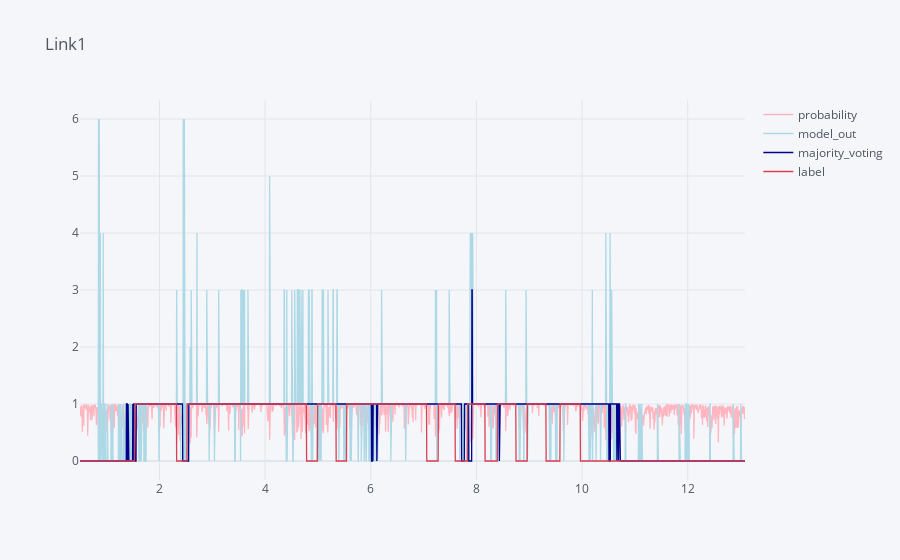

The code cell stored with this chart in its notebook:
### Markdown cell above
# Testing

### Code cell
# Load data and create training and testing sets
import plotly.express as px
import chart_studio.plotly as py
import plotly.graph_objs as go
from plotly.offline import iplot, init_notebook_mode
# Using plotly + cufflinks in offline mode
import cufflinks
cufflinks.go_offline(connected=True)
init_notebook_mode(connected=True)
from collections import Counter

def majority_voting_last_n(model_out, n):
    """
    Apply majority voting for each step considering the last `n` items.

    Args:
        model_out (pd.Series): Predicted classes for each step.
        n (int): Number of previous items (including the current one) to consider for voting.

    Returns:
        pd.Series: Smoothed predictions based on majority voting.
    """
    smoothed_predictions = model_out.copy()  # Copy to retain index
    for i in range(n, len(model_out), 1):
        # Define the window
        start_idx = i - n 
        end_idx = i  # Include the current item
        window = model_out.iloc[start_idx:end_idx]
        
        # Perform majority voting
        most_common = Counter(window).most_common(1)[0][0]
        smoothed_predictions.iloc[i-1] = most_common
    
    return smoothed_predictions


data_path, dof = (os.getcwd().replace('AIModels','') +'/dataset/franka_mindlab/labeled_data/', 7)
#data_path, dof = (os.getcwd().replace('AIModels','') +'/dataset/ur5/labeled_data/', 6)
data_path, dof = (os.getcwd().replace('AIModels','') +'/dataset/franka_main/labeled_data/', 7)

#dict_label = dict_label = {'link7': 6, 'link6':5, 'link5':4, 'link4':3, 'link3':2, 'link2':1, 'link1':0}
dict_label = {'link7': 7, 'link6':6, 'link5':5, 'link4':4, 'link3':3, 'link2':2, 'link1':1, 'no_contact': 0}

training_datasets = LoadDatasets(data_path, dict_label)
train_datasetloader = DataLoader(training_datasets, batch_size=1, shuffle=False)

# Initialize counters
total_samples_counter = 0
train_samples_counter = 0
master_dataset = []

n = 14 # Window size

model = models[1].eval()

# Iterate through the dataset
for trial_dataset_path, label in train_datasetloader:

    #if '9' in trial_dataset_path[0]:#and 'link4' in trial_dataset_path[0]:

        # Load the dataset for the trial
        data = LoadSeqDataset(file_path=trial_dataset_path[0], label=label[0], selected_features=selected_features[0:dof], seq_num=seq_num, gap=1)

        # Initialize df if not already done
        df = pd.DataFrame(columns=["time","label", "model_out", "probability", "majority_voting"])

        test_loader = DataLoader(data, batch_size=len(data), shuffle=False)

        # Iterate through the DataLoader
        for batch_idx, (seqs, labels) in enumerate(test_loader):
            # seqs: entire dataset's batch of sequences
            # labels: the corresponding labels for the sequences
            
            # Move sequences to device and ensure they are in the correct format
            seqs = seqs.float().to(device)  # Assuming sequences need to be in float and on the device
            
            # Perform the prediction in one go
            with torch.no_grad():
                predictions, probabilities = model.prediction(seqs)

            # Convert the tensors to numpy arrays or lists for faster assignment
            df['time'] = data.data.time[seq_num-1:-1]
            df['label'] = labels.cpu().numpy()  # If needed, move to CPU
            df['model_out'] = predictions.cpu().detach().numpy()  # Convert predictions to numpy
            df['probability'] = probabilities.cpu().detach().numpy()  # Convert probabilities to numpy
            df['majority_voting']= majority_voting_last_n(df['model_out'], n)

        # Plotting using Plotly (iplot)
        df.iplot(x = ['time'],y = ['probability','model_out','majority_voting', 'label'],colors=['lightpink', 'lightblue', 'darkblue','red'], title='Link' + str(labels.max().item()))
        break

### Figure 1 — Plotly figure (JSON) as saved in the notebook; plotly's stock layout.template omitted (floating-point values rounded to 4 significant figures; data arrays with more than 128 entries replaced by an {"elided": "..."} marker saying what was removed)
{"data": [{"line": {"color": "rgba(255, 182, 193, 1.0)", "dash": "solid", "shape": "linear", "width": 1.3}, "mode": "lines", "name": "probability", "text": "", "type": "scatter", "x": {"elided": "2519 float values"}, "y": {"elided": "2519 float values"}}, {"line": {"color": "rgba(173, 216, 230, 1.0)", "dash": "solid", "shape": "linear", "width": 1.3}, "mode": "lines", "name": "model_out", "text": "", "type": "scatter", "x": {"elided": "2519 float values"}, "y": {"elided": "2519 int values"}}, {"line": {"color": "rgba(0, 0, 139, 1.0)", "dash": "solid", "shape": "linear", "width": 1.3}, "mode": "lines", "name": "majority_voting", "text": "", "type": "scatter", "x": {"elided": "2519 float values"}, "y": {"elided": "2519 int values"}}, {"line": {"color": "rgba(219, 64, 82, 1.0)", "dash": "solid", "shape": "linear", "width": 1.3}, "mode": "lines", "name": "label", "text": "", "type": "scatter", "x": {"elided": "2519 float values"}, "y": {"elided": "2519 int values"}}], "layout": {"legend": {"bgcolor": "#F5F6F9", "font": {"color": "#4D5663"}}, "paper_bgcolor": "#F5F6F9", "plot_bgcolor": "#F5F6F9", "title": {"font": {"color": "#4D5663"}, "text": "Link1"}, "xaxis": {"gridcolor": "#E1E5ED", "showgrid": true, "tickfont": {"color": "#4D5663"}, "title": {"font": {"color": "#4D5663"}, "text": ""}, "zerolinecolor": "#E1E5ED"}, "yaxis": {"gridcolor": "#E1E5ED", "showgrid": true, "tickfont": {"color": "#4D5663"}, "title": {"font": {"color": "#4D5663"}, "text": ""}, "zerolinecolor": "#E1E5ED"}}}
